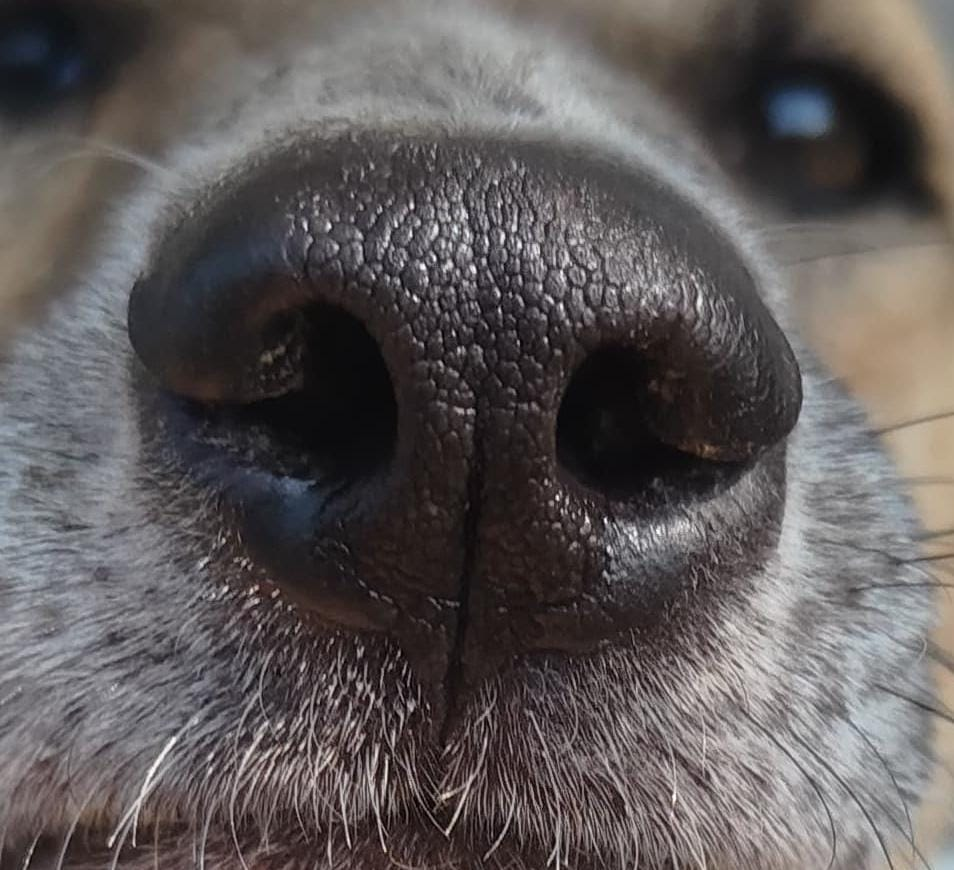
#> input picture backend/image02.jpeg, 954 x 870 px
$ python -i mark_nose.py   (imports and definitions only)
#> lines starting #> are read from the running program, lines starting #| are printed output that depends on the picture; after the words box and inside, x2 and y2 are one past the last pixel; in counts of white or black regions, pixels touching at a corner belong together
"""
Batch Nose Marking Tool - Process multiple dog nose images with threshold visualization.

Features:
- Batch process folder of dog nose images
- Apply CLAHE + adaptive threshold preprocessing
- Detect nose contours automatically
- Mark with purple polygon overlay (matching your dataset style)
- Save processed images in organized output folder
- Generate dataset labels file

Usage:
    python mark_noses.py --input dataset/original --output dataset/marked

Requirements:
    pip install opencv-python numpy
"""

import argparse
import json
from pathlib import Path
from typing import List, Optional, Tuple

import cv2
import numpy as np


# ============================================================================
# IMAGE PREPROCESSING
# ============================================================================

def enhance_clahe(gray: np.ndarray, clip_limit: float = 3.0) -> np.ndarray:
    """Apply CLAHE contrast enhancement."""
    clahe = cv2.createCLAHE(clipLimit=clip_limit, tileGridSize=(8, 8))
    return clahe.apply(gray)


def apply_adaptive_threshold(gray: np.ndarray, block_size: int = 11, C: int = 2) -> np.ndarray:
    """Apply adaptive thresholding to highlight nose patterns."""
    enhanced = enhance_clahe(gray)
    thresh = cv2.adaptiveThreshold(
        enhanced, 255,
        cv2.ADAPTIVE_THRESH_GAUSSIAN_C,
        cv2.THRESH_BINARY,
        blockSize=block_size,
        C=C
    )
    return thresh


def apply_morphology(thresh: np.ndarray) -> np.ndarray:
    """Apply morphological operations to clean up noise."""
    kernel = cv2.getStructuringElement(cv2.MORPH_ELLIPSE, (3, 3))
    morph = cv2.morphologyEx(thresh, cv2.MORPH_CLOSE, kernel, iterations=2)
    morph = cv2.morphologyEx(morph, cv2.MORPH_OPEN, kernel, iterations=1)
    return morph


# ============================================================================
# NOSE CONTOUR DETECTION
# ============================================================================

def detect_nose_contour(image: np.ndarray, min_area: int = 5000) -> Optional[np.ndarray]:
    """
    Detect the main nose contour from image.

    Args:
        image: Input BGR image
        min_area: Minimum contour area to consider

    Returns:
        Largest contour polygon or None if not found
    """
    gray = cv2.cvtColor(image, cv2.COLOR_BGR2GRAY)

    # Apply preprocessing
    thresh = apply_adaptive_threshold(gray)
    morph = apply_morphology(thresh)

    # Invert if needed (we want nose region to be white)
    # Check which color is dominant in center
    h, w = morph.shape
    center_region = morph[h//3:2*h//3, w//3:2*w//3]
    if np.mean(center_region) < 128:
        morph = cv2.bitwise_not(morph)

    # Find contours
    contours, _ = cv2.findContours(morph, cv2.RETR_EXTERNAL, cv2.CHAIN_APPROX_SIMPLE)

    if not contours:
        return None

    # Filter by area and select largest
    valid_contours = [c for c in contours if cv2.contourArea(c) >= min_area]

    if not valid_contours:
        return None

    # Get largest contour (main nose region)
    nose_contour = max(valid_contours, key=cv2.contourArea)

    # Approximate polygon
    epsilon = 0.01 * cv2.arcLength(nose_contour, True)
    approx = cv2.approxPolyDP(nose_contour, epsilon, True)

    return approx


# [38 lines left out: functions create_ellipse_mask, detect_nose_ellipse, not called in this run]


# ============================================================================
# MARKING AND VISUALIZATION
# ============================================================================

def mark_nose_with_polygon(image: np.ndarray, contour: np.ndarray,
                          color: Tuple[int, int, int] = (128, 0, 128),
                          thickness: int = 3) -> np.ndarray:
    """
    Mark nose region with polygon overlay (purple outline matching dataset style).

    Args:
        image: Input BGR image
        contour: Nose contour polygon
        color: BGR color for marking (default: purple)
        thickness: Line thickness

    Returns:
        Image with marked nose
    """
    marked = image.copy()

    # Draw polygon outline
    cv2.drawContours(marked, [contour], -1, color, thickness)

    return marked


# [54 lines left out: functions create_threshold_overlay, create_dataset_style_visualization, not called in this run]


# ============================================================================
# BATCH PROCESSING
# ============================================================================

def process_single_image(
    image_path: Path,
    output_dir: Path,
    visualization_mode: str = "polygon"
) -> Optional[dict]:
    """
    Process a single image and save marked version.

    Args:
        image_path: Path to input image
        output_dir: Directory to save output
        visualization_mode: "polygon", "threshold", or "dataset"

    Returns:
        Metadata dict or None if processing failed
    """
#> called with image_path = 'image02.jpeg', output_dir = 'out.png', visualization_mode = 'polygon'
    # Load image
    image = cv2.imread(str(image_path))
#> image is the input picture: shape (870, 954, 3); mean B, G, R 89, 89.1, 94.4
    if image is None:
        print(f"⚠️  Failed to load: {image_path.name}")
        return None

    h, w = image.shape[:2]

    # Detect nose contour
    contour = detect_nose_contour(image)
#> in detect_nose_contour, `gray = cv2.cvtColor(image, cv2.COLOR_BGR2GRAY)`:
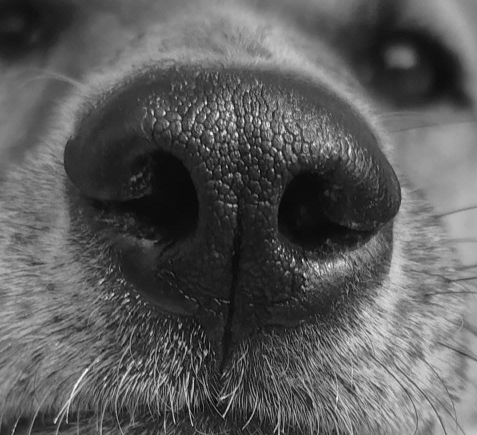
#> gray: shape (870, 954) (shown at 1/2 size); min 0, max 255, mean 90.7
#> in enhance_clahe, `return clahe.apply(gray)`:
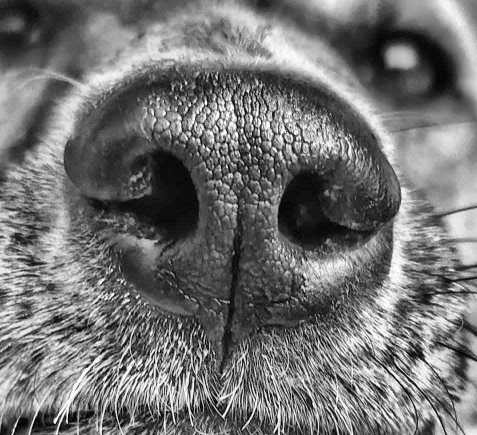
#> returned value: shape (870, 954) (shown at 1/2 size); min 0, max 255, mean 114.1
#> in apply_adaptive_threshold, `thresh = cv2.adaptiveThreshold( enhanced, 255, cv2.ADAPTIVE_THRESH_GAU..`:
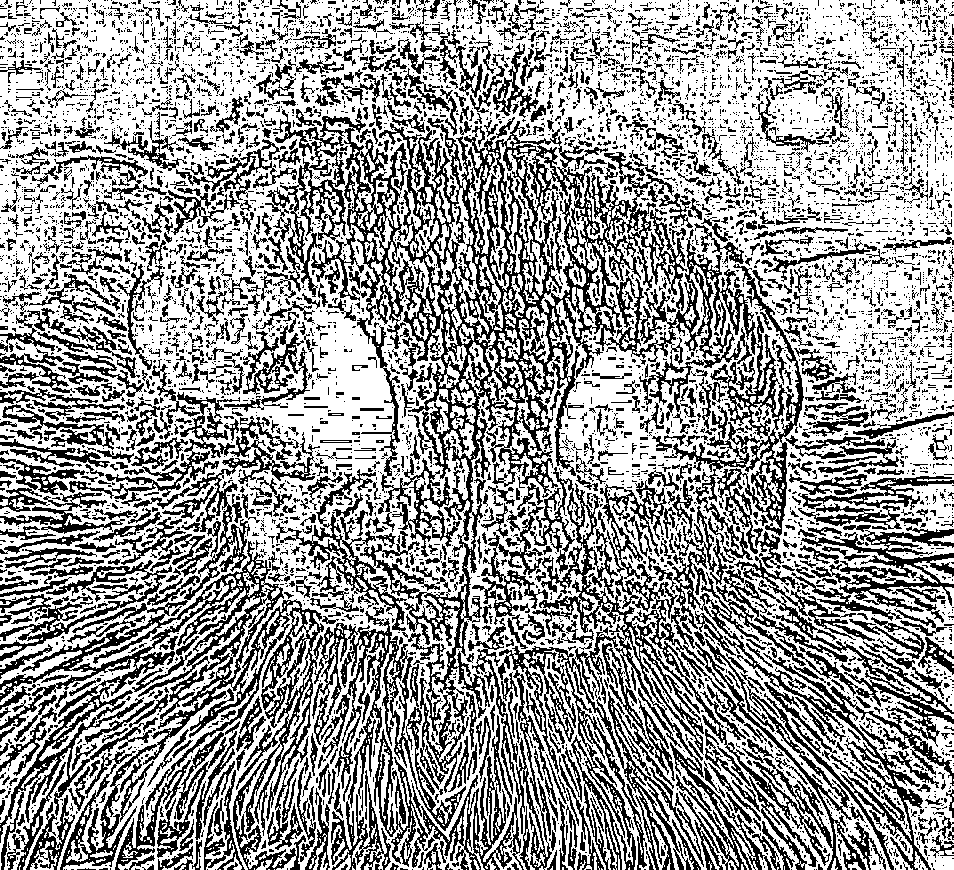
#> thresh: shape (870, 954); 61.2% white; black in thin lines or dots
#> in apply_morphology, `morph = cv2.morphologyEx(thresh, cv2.MORPH_CLOSE, kernel, iterations=2)`:
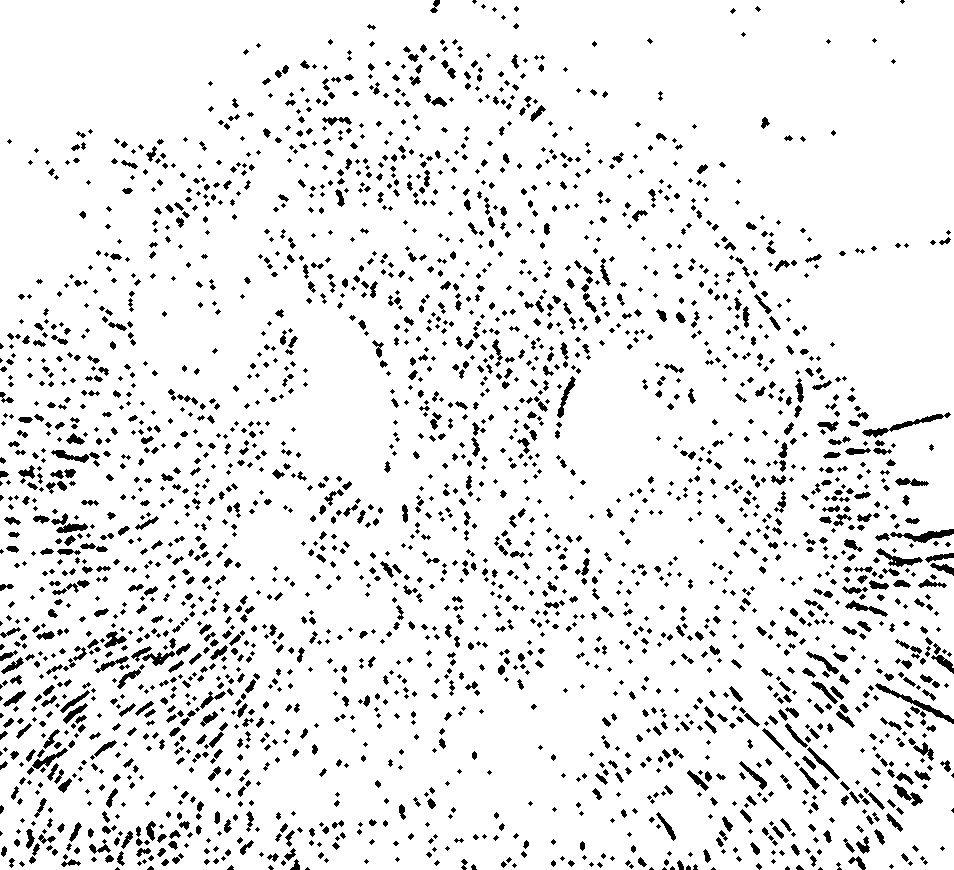
#> morph: shape (870, 954); 91.4% white; 2523 black regions (1283 under 20 px), largest, box (x1, y1, x2, y2) and area: (862, 412, 951, 438) 428, (875, 683, 954, 724) 411, (890, 529, 954, 543) 375
#> in detect_nose_contour, `center_region = morph[h//3:2*h//3, w//3:2*w//3]`:
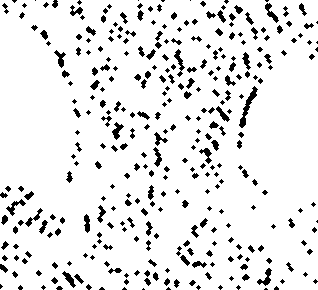
#> center_region: shape (290, 318); 90.7% white; 326 black regions (166 under 20 px)
#> in detect_nose_contour, `contours, _ = cv2.findContours(morph, cv2.RETR_EXTERNAL, cv2.CHAIN_APP..`: contours = 1 contour; box (x1, y1, x2, y2) and area: (0, 0, 954, 870) 825134
#> in detect_nose_contour, `valid_contours = [c for c in contours if cv2.contourArea(c) >= min_area]`: valid_contours has the same summary as contours
#> in detect_nose_contour, `nose_contour = max(valid_contours, key=cv2.contourArea)`: nose_contour = contour of 612 points, box (x1, y1, x2, y2) (0, 0, 954, 870), area 825134
#> in detect_nose_contour, `epsilon = 0.01 * cv2.arcLength(nose_contour, True)`: epsilon = 47.72
#> in detect_nose_contour, `approx = cv2.approxPolyDP(nose_contour, epsilon, True)`: approx = contour of 10 points, box (x1, y1, x2, y2) (0, 0, 954, 870), area 827728
#> contour has the same summary as approx in detect_nose_contour

    if contour is None:
        # Fallback: use ellipse
        print(f"⚠️  No contour detected for {image_path.name}, using ellipse fallback")
        center, axes = detect_nose_ellipse(image)

        # Create ellipse contour
        ellipse_points = cv2.ellipse2Poly(center, axes, 0, 0, 360, 10)
        contour = ellipse_points.reshape(-1, 1, 2)

    # Create visualization based on mode
    if visualization_mode == "polygon":
        marked = mark_nose_with_polygon(image, contour)
#> in mark_nose_with_polygon, `cv2.drawContours(marked, [contour], -1, color, thickness)`:
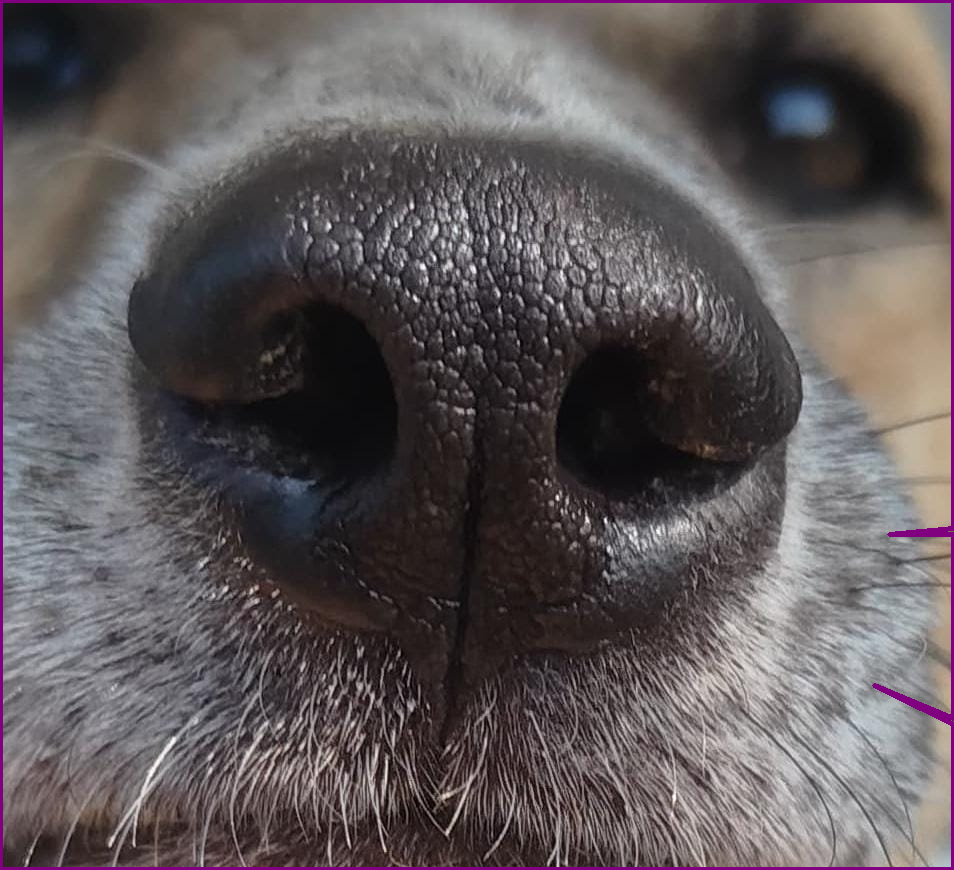
#> marked: shape (870, 954, 3); 1.45% of pixels changed, all inside (x1, y1, x2, y2) = (0, 0, 954, 870)
    elif visualization_mode == "threshold":
        gray = cv2.cvtColor(image, cv2.COLOR_BGR2GRAY)
        thresh = apply_adaptive_threshold(gray)
        marked = create_threshold_overlay(image, thresh)
        cv2.drawContours(marked, [contour], -1, (128, 0, 128), 3)
    elif visualization_mode == "dataset":
        marked = create_dataset_style_visualization(image, contour)
    else:
        marked = image.copy()

    # Save marked image
#> (the run stopped early here; a loop or call above may not have finished)

$ run again, on backend/image1.jpg
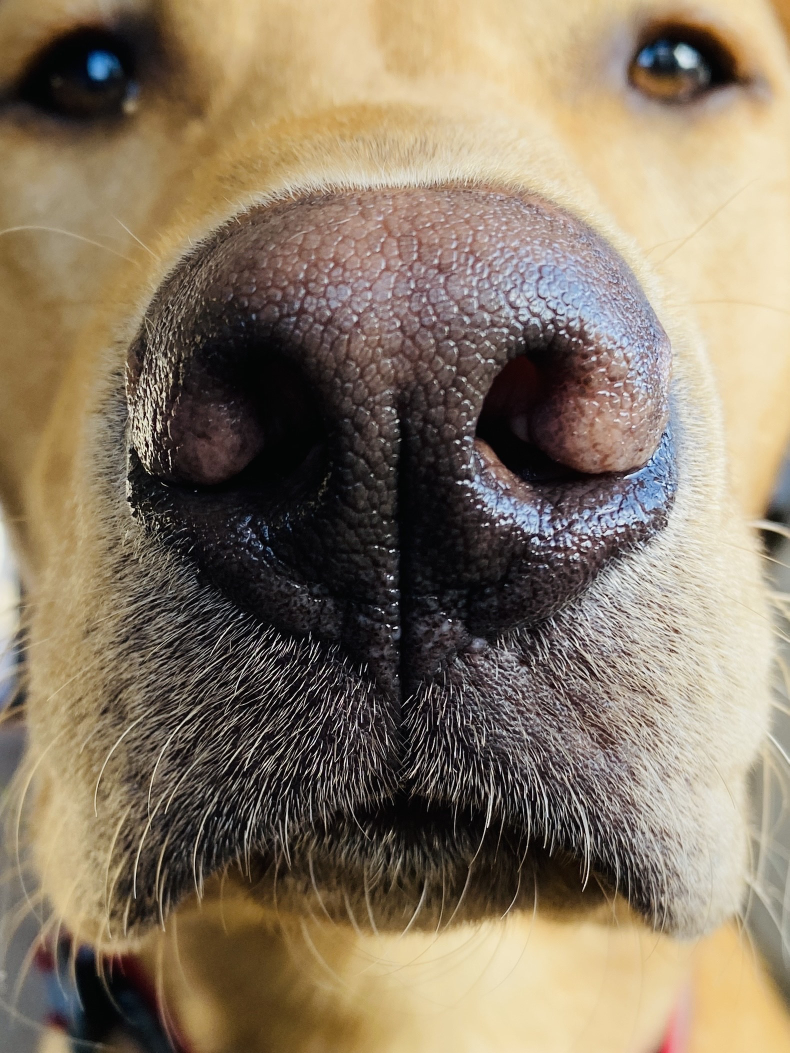
#> input picture backend/image1.jpg, 1579 x 2105 px (shown at 1/2 size)
#> in process_single_image, image is the input picture: shape (2105, 1579, 3); mean B, G, R 100.7, 120.7, 135.5
#> in apply_adaptive_threshold, `thresh = cv2.adaptiveThreshold( enhanced, 255, cv2.ADAPTIVE_THRESH_GAU..`:
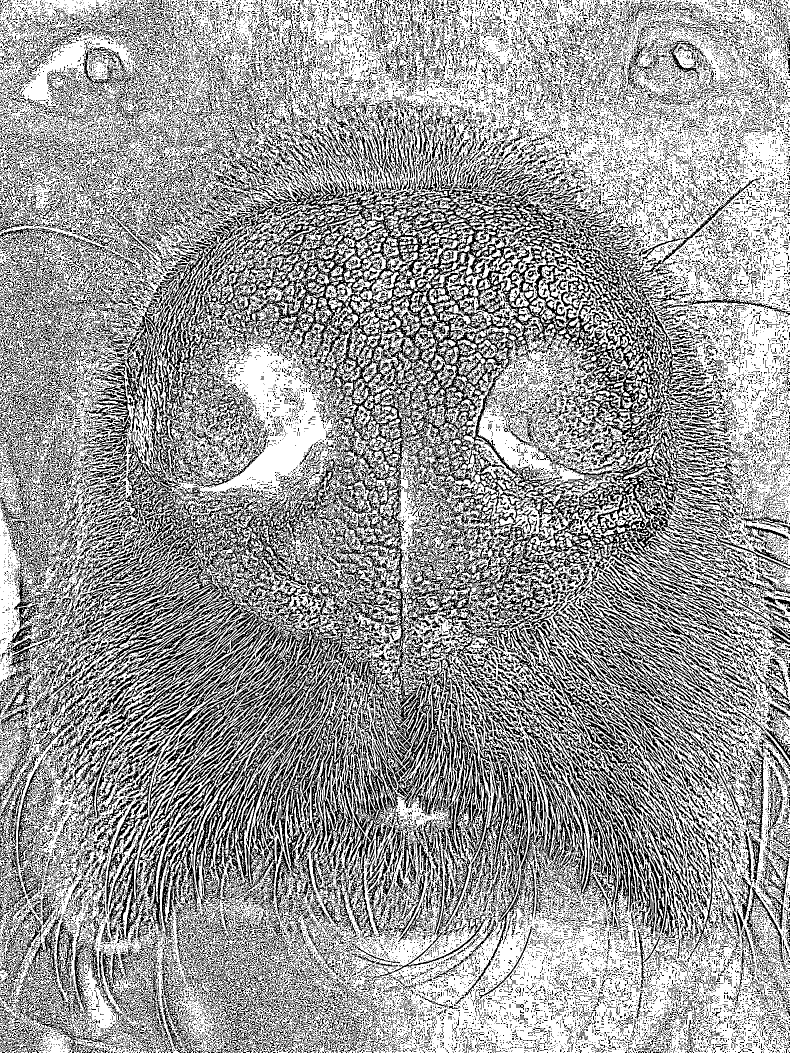
#> thresh: shape (2105, 1579) (shown at 1/2 size); 60.7% white; black in thin lines or dots
#> center_region: shape (702, 526); 92.4% white; 1031 black regions (513 under 20 px)
#> contours = 1 contour; box (x1, y1, x2, y2) and area: (0, 0, 1579, 2105) 3318928
#> valid_contours has the same summary as contours
#> nose_contour = contour of 220 points, box (x1, y1, x2, y2) (0, 0, 1579, 2105), area 3318928
#> epsilon = 78.05
#> approx = [[0, 0], [0, 2104], [1578, 2104], [1578, 0]]
#> in mark_nose_with_polygon, `cv2.drawContours(marked, [contour], -1, color, thickness)`:
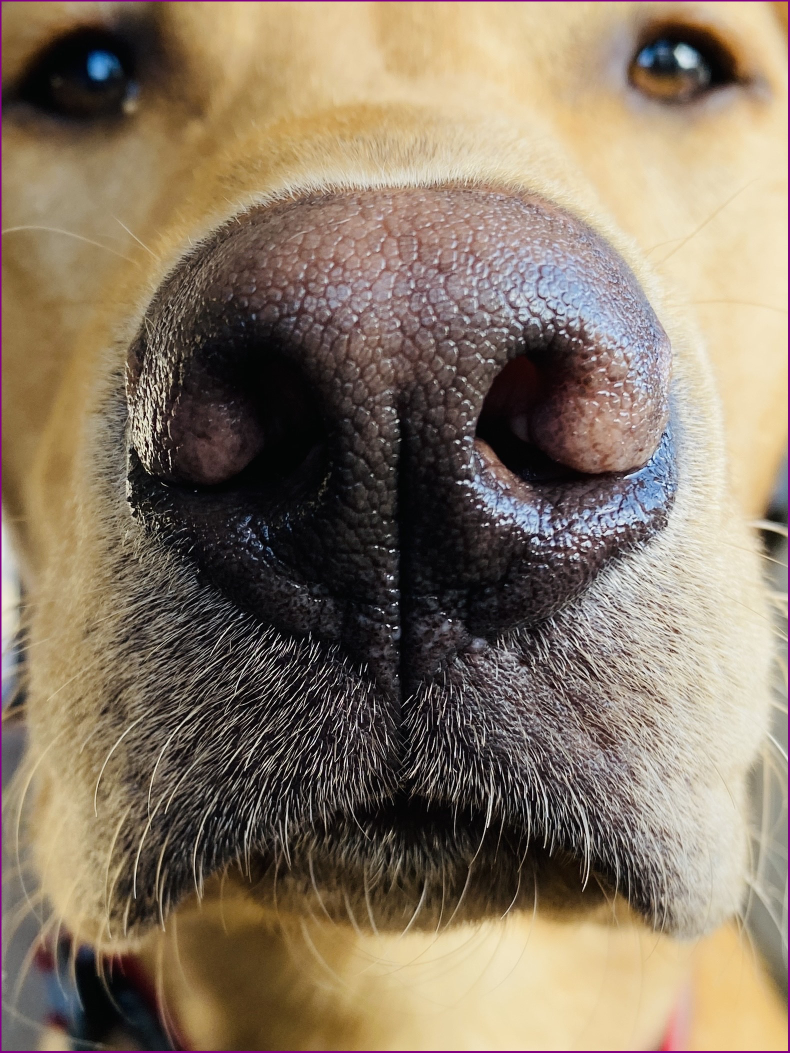
#> marked: shape (2105, 1579, 3) (shown at 1/2 size); 0.66% of pixels changed, all inside (x1, y1, x2, y2) = (0, 0, 1579, 2105)

$ run again, on backend/noseprint_viz.jpg
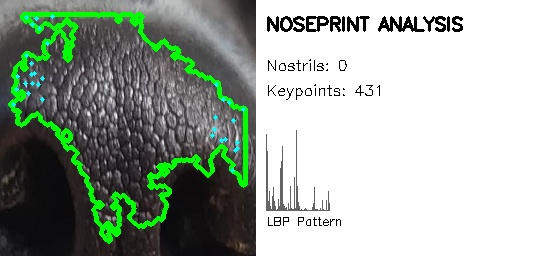
#> input picture backend/noseprint_viz.jpg, 556 x 256 px
#> in process_single_image, image is the input picture: shape (256, 556, 3); mean B, G, R 162.1, 172.5, 162
#> in apply_adaptive_threshold, `thresh = cv2.adaptiveThreshold( enhanced, 255, cv2.ADAPTIVE_THRESH_GAU..`:
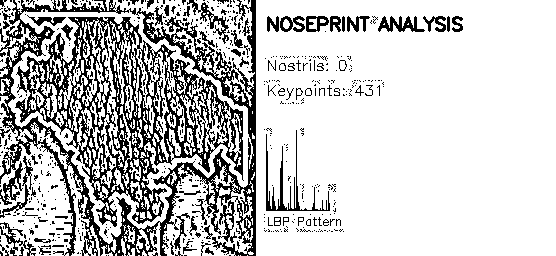
#> thresh: shape (256, 556); 77.3% white; black in thin lines or dots, all inside (x1, y1, x2, y2) = (0, 0, 463, 256)
#> center_region: shape (85, 185); 94.9% white; 24 black regions (13 under 20 px)
#> contours = 1 contour; box (x1, y1, x2, y2) and area: (0, 0, 556, 256) 141288
#> valid_contours has the same summary as contours
#> nose_contour = contour of 54 points, box (x1, y1, x2, y2) (0, 0, 556, 256), area 141288
#> epsilon = 17.01
#> approx = [[0, 5], [0, 255], [555, 255], [555, 0]]
#> in mark_nose_with_polygon, `cv2.drawContours(marked, [contour], -1, color, thickness)`:
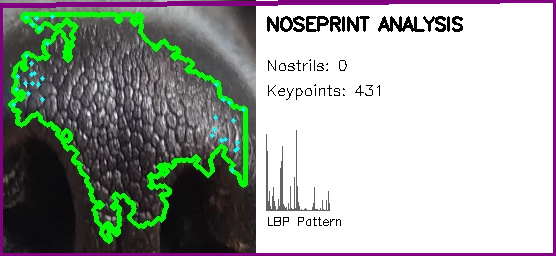
#> marked: shape (256, 556, 3); 4.01% of pixels changed, all inside (x1, y1, x2, y2) = (0, 0, 556, 256)
